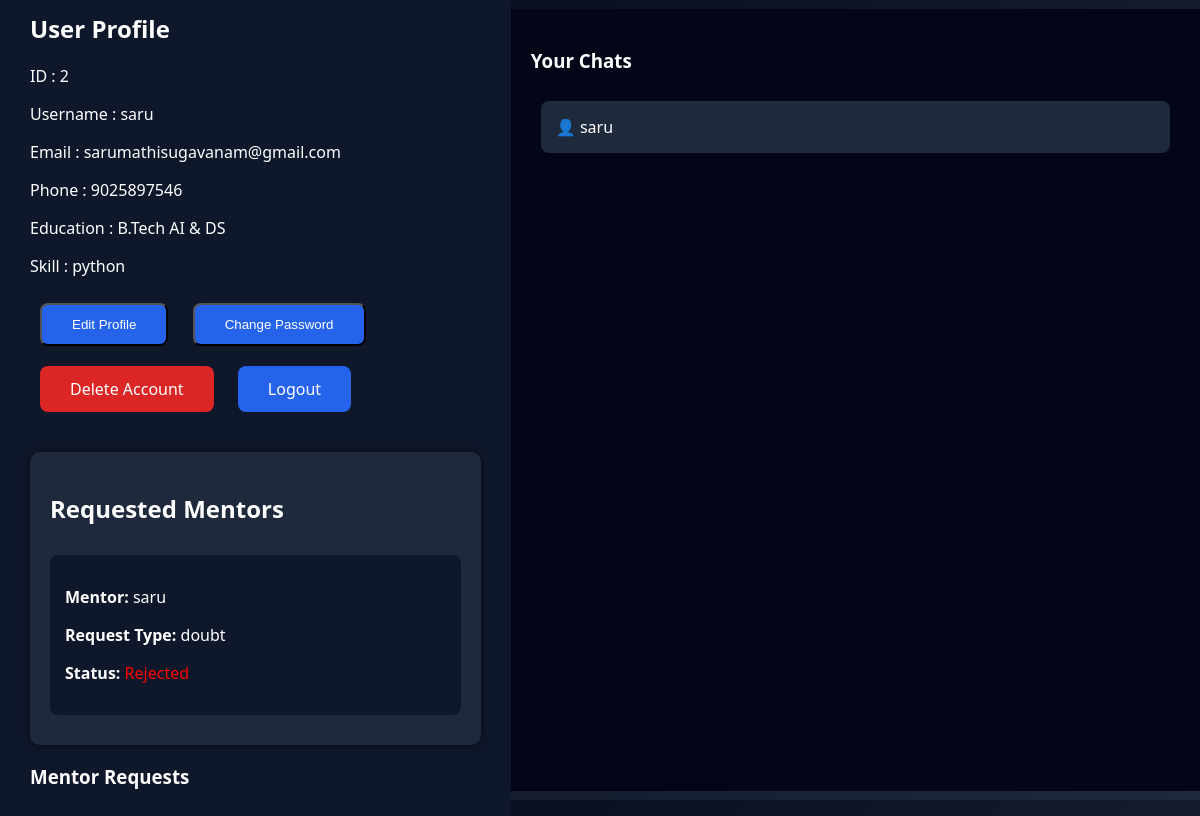
Screenshot of /profile (signed in) with the database file from the repository.
### tables this page shows
CREATE TABLE users(
id INTEGER PRIMARY KEY AUTOINCREMENT,
username TEXT,
email TEXT,
phone TEXT,
education TEXT,
skill TEXT,
password TEXT
);

CREATE TABLE connections(
id INTEGER PRIMARY KEY AUTOINCREMENT,
user1 TEXT,
user2 TEXT,
status TEXT,
request_type TEXT         
);

### backend/routes/user_routes.py (the view)
@user_bp.route('/profile')
def profile():
    username = session['user']
    user = get_user_by_username(username)
    requests = get_received_requests(username)
    chats = get_chat_users(username)
    mentors = get_requested_mentors(username)
    return render_template(
        "profile.html",
        user=user,
        requests=requests,
        chats=chats,
        mentors=mentors
    )

### backend/models/chat_model.py (called while the page is built)
def get_chat_users(username):
    conn = get_db()
    users = conn.execute("""

    SELECT DISTINCT
    CASE
        WHEN sender=? THEN receiver
        ELSE sender
    END as chat_user

    FROM chats

    WHERE sender=? OR receiver=?

    """,(username,username,username)).fetchall()
    conn.close()
    return users

### backend/models/connection_model.py (called while the page is built)
def get_received_requests(username):
    conn=get_db()
    requests=conn.execute("""
    SELECT * FROM connections
    WHERE user2=? AND status='pending'
    """,(username,)).fetchall()
    conn.close()
    return requests

def get_requested_mentors(username):
    conn = get_db()
    mentors = conn.execute("""
    SELECT * FROM connections
    WHERE user1=?
    """,(username,)).fetchall()
    conn.close()
    return mentors

### backend/models/user_model.py (called while the page is built)
def get_user_by_username(username):
    conn = get_db()
    user = conn.execute(
        "SELECT * FROM users WHERE username=?",
        (username,)
    ).fetchone()
    conn.close()
    return user

### backend/utils/db.py (called while the page is built)
def get_db():
    conn = sqlite3.connect(DB_PATH)
    conn.row_factory = sqlite3.Row
    return conn

### frontend/templates/profile.html (shortened to what this page needs)
<!DOCTYPE html>
<html>
<head>
<link rel="stylesheet" href="/static/css/style.css">
</head>
<body class="profile-body">
<div class="profile-container">
<div class="profile-card">
<h2>User Profile</h2>
<p>ID : {{user.id}}</p>
<p>Username : {{user.username}}</p>
<p>Email : {{user.email}}</p>
<p>Phone : {{user.phone}}</p>
<p>Education : {{user.education}}</p>
<p>Skill : {{user.skill}}</p>
</div>
<div class="profile-menu">
<button onclick="showEdit()" class="btn">Edit Profile</button>
<button onclick="showPassword()" class="btn">Change Password</button>
<a href="/delete_account" class="btn danger">Delete Account</a>
<a href="/logout" class="btn">Logout</a>
</div>
<div class="mentor-request-card">
<h2>Requested Mentors</h2>
<div class="mentor-list">
{% if mentors %}
{% for m in mentors %}
<a href="/mentor/{{m.user2}}" class="mentor-link">
<div class="mentor-item">
<p><b>Mentor:</b> {{m.user2}}</p>
<p><b>Request Type:</b> {{m.request_type}}</p>
<p>
<b>Status:</b>
{% if m.status == "pending" %}
<span class="pending">Pending</span>
{% elif m.status == "accepted" %}
<span class="accepted">Accepted</span>
{% elif m.status == "rejected" %}
<span class="rejected">Rejected</span>
{% endif %}
</p>
</div>
</a>
{% endfor %}
{% else %}
<p>No mentor requests yet</p>
{% endif %}
</div>
</div>
<h3>Mentor Requests</h3>
</div>
<div class="chat-list">
<h3>Your Chats</h3>
<div class="chat-scroll">
{% for c in chats %}
<a href="/chat/{{c.chat_user}}" class="chat-user">
<div class="chat-card">
👤 {{c.chat_user}}
</div>
</a>
{% endfor %}
</div>
</div>
</body>
</html>

### frontend/static/css/style.css (style rules this page uses)
body { margin:0; font-family: 'Segoe UI',sans-serif; background:#0f172a; color:white; }
.btn { display:inline-block; padding:12px 30px; margin:10px; border-radius:8px; background:#2563eb; color:white; text-decoration:none; transition:0.3s; }
.login-body, .signup-body, .dashboard-body, .profile-body { background:linear-gradient(135deg,#020617,#1e293b); height:100vh; display:flex; justify-content:center; align-items:center; }
.profile-container { width:500px; background:#0f172a; padding:30px; border-radius:12px; }
.danger { background:#dc2626; }
.chat-list { width:60%; background:#020617; padding:20px; }
.chat-scroll { height:85vh; overflow-y:scroll; }
.chat-card { background:#1e293b; padding:15px; margin:10px; border-radius:8px; transition:0.2s; }
.chat-user { text-decoration:none; color:white; }
.mentor-request-card { margin-top:30px; background:#1e293b; padding:20px; border-radius:10px; box-shadow:0 0 10px rgba(0,0,0,0.5); }
.mentor-list { max-height:250px; overflow-y:auto; }
.mentor-item { background:#0f172a; padding:10px; margin:10px 0; border-radius:6px; }
.rejected { color:red; }
.mentor-link { text-decoration:none; color:inherit; }
.mentor-item { background:#0f172a; padding:15px; margin:10px 0; border-radius:8px; cursor:pointer; transition:0.3s; }

### rows the page displays
users: id "2", username "saru", email "sarumathisugavanam@gmail.com", phone "9025897546", education "B.Tech AI & DS", skill "python"
connections: user2 "saru", request_type "doubt", status "Rejected"

### other values shown
{{ c.chat_user }} "saru"
